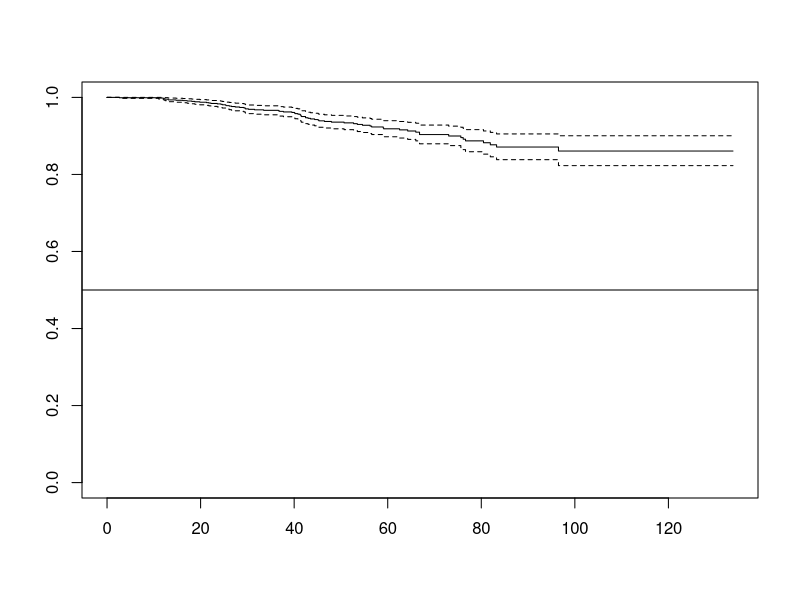
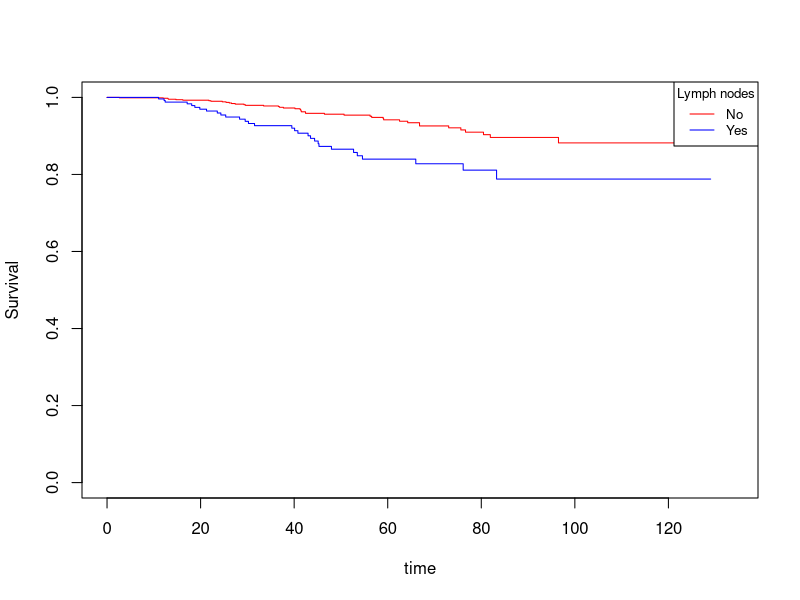

Write the R code that produced these figures, in order.
## ---- chunk 1
knitr::opts_chunk$set(echo = TRUE, warning = F)
## ---- chunk 2
#Load the library required for a survival analysis
library(splines)
library(survival)
#Read data
data<-read.csv("2.UploadedData/cancer.csv",sep=";",dec=",")
## ---- chunk 3
str(data)
## ---- chunk 4
km<-survfit(Surv(data$time,data$status)~1)

km
## ---- chunk 5
plot(km, mark.time = F)
abline(h = 0.5)
## ---- chunk 6
km.ln<-survfit(Surv(data$time,data$status) ~ data$ln_yesno)

km.ln
## ---- chunk 7
plot(km.ln, col = c("red", "blue"), mark.time = F,
     ylim=c(0,1), xlab="time", ylab = "Survival")
legend("topright", title="Lymph nodes", legend=c("No","Yes"),
       col=c("red","blue"), lty=1:1, cex=0.8)
## ---- chunk 8
survdiff(Surv(data$time, data$status) ~ data$ln_yesno, rho = 0)
